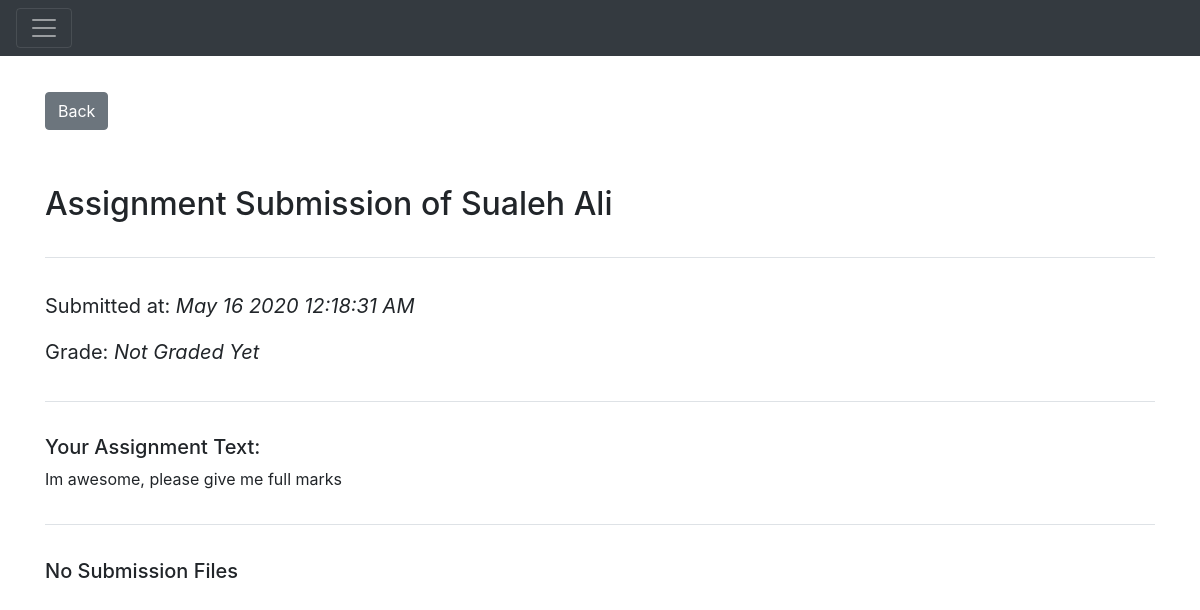
The app's page /assignmentSubmission/detail/1 (signed in), older data.
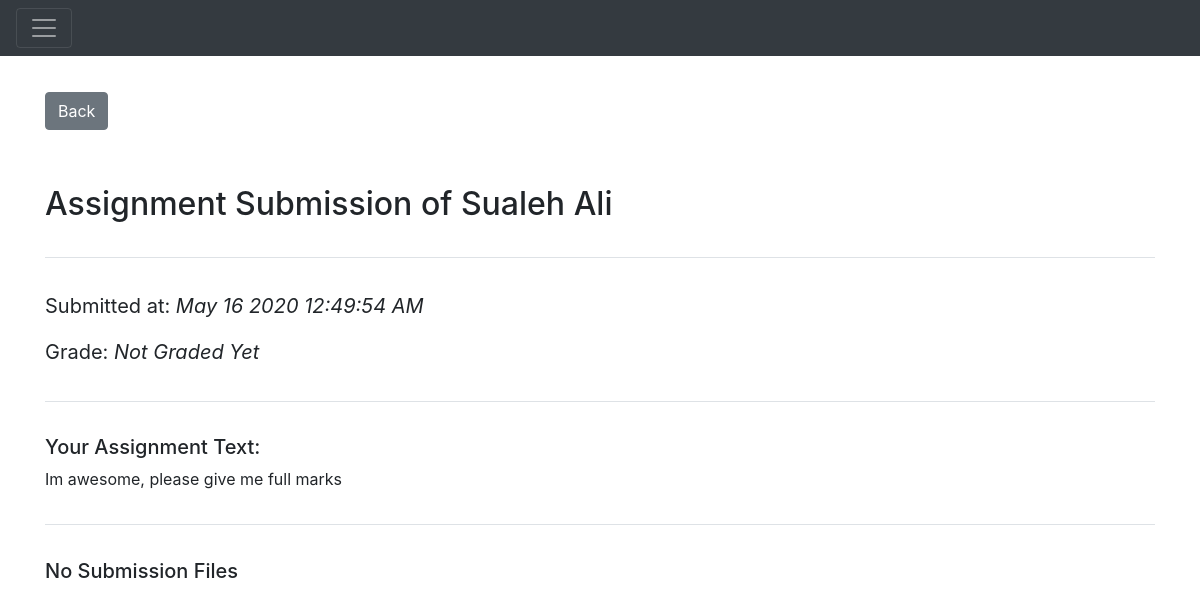
The same page, newer data.
### Application/models.py (models this page shows)
class AssignmentSubmission(db.Model):
    __tablename__ = "assignment_submissions"
    assignmentSubmissionId = db.Column(
        db.Integer,
        primary_key=True,
        autoincrement=True
    )
    submissionTime = db.Column(db.DateTime, default=datetime.datetime.utcnow())
    assignmentId = db.Column(db.Integer, db.ForeignKey('assignments.assignmentId'))
    assignment = relationship("Assignment")
    assignmentGrade = db.Column(db.String(20))
    userId = db.Column(db.Integer, db.ForeignKey('users.userId'))
    user = relationship("User")
    comment = db.Column(db.String(500))
    gradeReceived = db.Column(
        db.String(10)
    )

### Application/assignment_submissions.py (the view)
@app.route('/assignmentSubmission/detail/<id>')
@authenticate
def assignmentSubmissionDetail(id):
    print(id)
    assignmentSubmissionId = escape(id)
    submission = models.AssignmentSubmission.query.filter_by(assignmentSubmissionId=assignmentSubmissionId).first()
    isTeacher = models.Enrollment.query.filter_by(courseId=submission.assignment.courseId, userId=session[
        'id']).first().enrollmentRole == models.EnrollmentRole.Teacher
    return render_template('assignment_submission_detail.html',submission=submission,isTeacher=isTeacher)

### Application/templates/assignment_submission_detail.html (shortened to what this page needs)
{% extends 'main.html' %}
{% block head %}
{{ super() }}
{% endblock %}
{% block body %}
{{ super() }}
<div class="container" style="margin-top: 3%;">
    <a class="btn btn-secondary" href={{url_for('assignmentSubmission', id=submission.assignmentId) }}>Back</a>
    <div class="page-header" style="margin: 2% 0%; padding: 3% 0% 0% 0%;">
        <h2>Assignment Submission of {{ submission.user.name }} </h2>
    </div>
    <div class="border-top" style="margin: 3% 0%; padding: 3% 0% 0% 0%;">
        <blockquote class="blockquote">
            <p class="mb-0">Submitted at: <em>{{ submission.submissionTime.strftime("%b %d %Y %r") }}</em></p>
        </blockquote>
        <blockquote class="blockquote">
            <p class="mb-0">Grade:
                {% if submission.assignmentGrade is not none %}
                <em>{{ submission.assignmentGrade }}</em>
                {% else %}
                <em>Not Graded Yet</em>
                {% endif %}
            </p>
        </blockquote>
    </div>
    <div class="border-top" style="margin: 3% 0%; padding: 3% 0% 0% 0%;">
        <h5>Your Assignment Text:</h5>
        <p>{{ submission.comment }}</p>
    </div>
    <div class="border-top" style="margin: 3% 0%; padding: 3% 0% 0% 0%;">
        {% if submission.submissionFiles|length >= 1 %}
        <h5> Submission Files [Click to 💾]</h5>
        <div class="list-group">
            {% for file in submission.submissionFiles %}
            <a class="list-group-item list-group-item-action" href={{ url_for('downloadSubmission'
            ,id=file.submissionFileId) }}>{{ file.fileName }}</a>
        </div>
        {% endfor %}
        {% else %}
        <h5> No Submission Files</h5>
        {% endif %}
    </div>
</div>
{% endblock %}

Row changes from the older to the newer data that the page shows:
changed AssignmentSubmission "Im awesome, please give me full marks": submissionTime "May 16 2020 12:18:31 AM" → "May 16 2020 12:49:54 AM"
